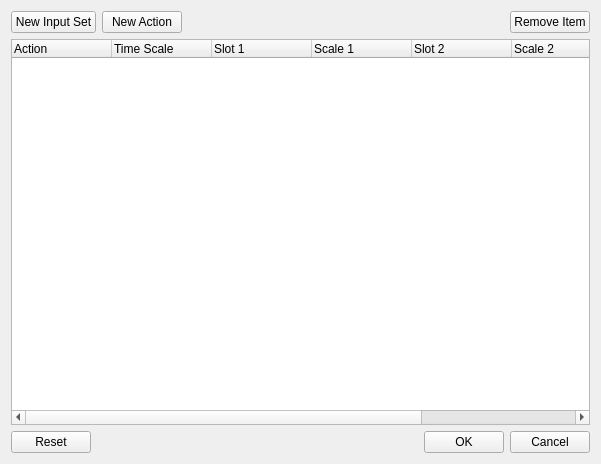
<?xml version="1.0" encoding="UTF-8"?>
<ui version="4.0">
 <class>InputConfigDialog</class>
 <widget class="QDialog" name="InputConfigDialog">
  <property name="geometry">
   <rect>
    <x>0</x>
    <y>0</y>
    <width>601</width>
    <height>464</height>
   </rect>
  </property>
  <property name="windowTitle">
   <string>Input Configuration</string>
  </property>
  <property name="windowIcon">
   <iconset resource="../QtResources/resources.qrc">
    <normaloff>:/EditorFramework/Icons/Input16.png</normaloff>:/EditorFramework/Icons/Input16.png</iconset>
  </property>
  <layout class="QVBoxLayout" name="verticalLayout">
   <item>
    <layout class="QHBoxLayout" name="horizontalLayout">
     <item>
      <widget class="QPushButton" name="ButtonNewInputSet">
       <property name="text">
        <string>New Input Set</string>
       </property>
       <property name="autoDefault">
        <bool>false</bool>
       </property>
      </widget>
     </item>
     <item>
      <widget class="QPushButton" name="ButtonNewAction">
       <property name="text">
        <string>New Action</string>
       </property>
       <property name="autoDefault">
        <bool>false</bool>
       </property>
      </widget>
     </item>
     <item>
      <spacer name="horizontalSpacer">
       <property name="orientation">
        <enum>Qt::Horizontal</enum>
       </property>
       <property name="sizeHint" stdset="0">
        <size>
         <width>40</width>
         <height>20</height>
        </size>
       </property>
      </spacer>
     </item>
     <item>
      <widget class="QPushButton" name="ButtonRemove">
       <property name="text">
        <string>Remove Item</string>
       </property>
       <property name="autoDefault">
        <bool>false</bool>
       </property>
      </widget>
     </item>
    </layout>
   </item>
   <item>
    <widget class="QTreeWidget" name="TreeActions">
     <column>
      <property name="text">
       <string>Action</string>
      </property>
     </column>
     <column>
      <property name="text">
       <string>Time Scale</string>
      </property>
     </column>
     <column>
      <property name="text">
       <string>Slot 1</string>
      </property>
     </column>
     <column>
      <property name="text">
       <string>Scale 1</string>
      </property>
     </column>
     <column>
      <property name="text">
       <string>Slot 2</string>
      </property>
     </column>
     <column>
      <property name="text">
       <string>Scale 2</string>
      </property>
     </column>
     <column>
      <property name="text">
       <string>Slot 3</string>
      </property>
     </column>
     <column>
      <property name="text">
       <string>Scale 3</string>
      </property>
     </column>
     <column>
      <property name="text">
       <string/>
      </property>
     </column>
    </widget>
   </item>
   <item>
    <layout class="QHBoxLayout" name="horizontalLayout_2">
     <item>
      <widget class="QPushButton" name="ButtonReset">
       <property name="text">
        <string>Reset</string>
       </property>
       <property name="autoDefault">
        <bool>false</bool>
       </property>
      </widget>
     </item>
     <item>
      <spacer name="horizontalSpacer_2">
       <property name="orientation">
        <enum>Qt::Horizontal</enum>
       </property>
       <property name="sizeHint" stdset="0">
        <size>
         <width>40</width>
         <height>20</height>
        </size>
       </property>
      </spacer>
     </item>
     <item>
      <widget class="QPushButton" name="ButtonOk">
       <property name="text">
        <string>OK</string>
       </property>
       <property name="autoDefault">
        <bool>false</bool>
       </property>
      </widget>
     </item>
     <item>
      <widget class="QPushButton" name="ButtonCancel">
       <property name="text">
        <string>Cancel</string>
       </property>
       <property name="autoDefault">
        <bool>false</bool>
       </property>
      </widget>
     </item>
    </layout>
   </item>
  </layout>
 </widget>
 <resources>
  <include location="../QtResources/resources.qrc"/>
 </resources>
 <connections/>
</ui> 
